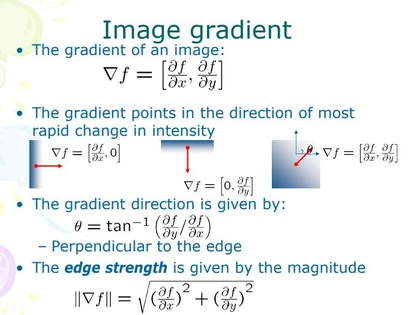
%> input picture Capture.JPG, 420 x 315 px, shrunk from 686 x 515 before the run
$ octave imagefusion.m   (GNU Octave 9; MATLAB toolbox functions it lacks are replaced by stand-ins)
%> lines starting %> are read from the running program, lines starting %| are printed output that depends on the picture
clc
clear all;
close all;


[I1]=imgetfile;
%> the answer given: Capture.JPG
[I2]=imgetfile;
%> the answer given: Capture.JPG
[I3]=imgetfile;
%> the answer given: Capture.JPG
i1=im2double(rgb2gray(imread(I1)));
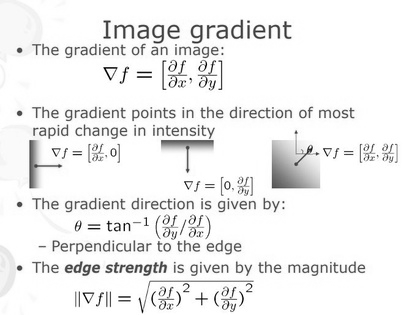
%> i1: size 315x420 double; min 0, max 1, mean 0.942
i2=im2double(rgb2gray(imread(I2)));
I3=im2double(rgb2gray(imread(I3)));
% [4 lines of commented-out code are left out]
[r,c]=size(i1);
%> r = 315; c = 420

%b1=edge(i1,'Roberts',0.01);
%b2=edge(i2,'Roberts',0.01);

k = [1 4 1; 0 0 0; -1 -4 -1];
H1 = conv2(double(i1),k, 'same');
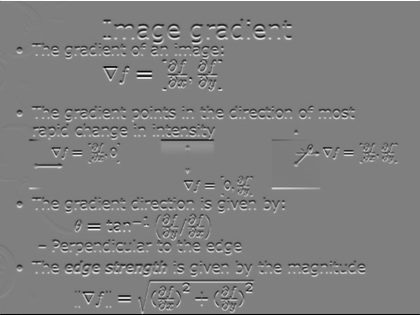
%> H1: size 315x420 double; min -6, max 6, mean 4.57e-05; drawn with min black and max white
V1 = conv2(double(i1),k','same');
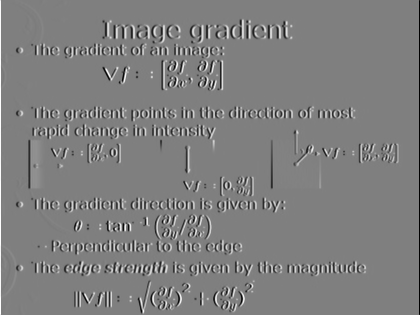
%> V1: size 315x420 double; min -6, max 6, mean 0.000347; drawn with min black and max white
E1 = sqrt(H1.*H1 + V1.*V1);
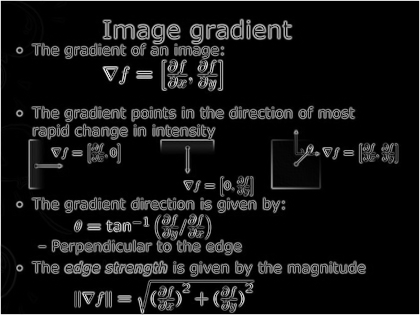
%> E1: size 315x420 double; min 0, max 7.07, mean 0.585; drawn with min black and max white

k2 = [1 4 1; 0 0 0; -1 -4 -1];
H2 = conv2(double(i2),k2, 'same');
V2 = conv2(double(i2),k2','same');
E2 = sqrt(H2.*H2 + V2.*V2);


[r1,c]=size(i1);
%> r1 = 315
i3(1:r1,1:c)=0;
%> i3: size 315x420 double; every value is 0

m=[1 1 1 1 1 1 1 1 1,1 1 1 1 1 1 1 1 1 ,1 1 1 1 1 1 1 1 1];
c1=entropyfilt(E1,m);
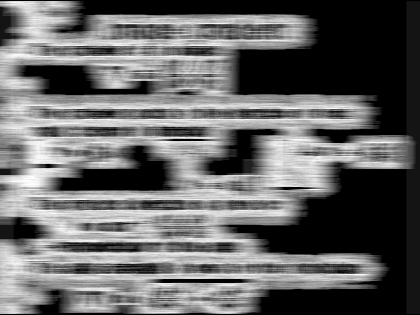
%> c1: size 315x420 double; min 0, max 4.68, mean 1.89; drawn with min black and max white
c2=entropyfilt(E2,m);
for i=1:r1
    for j=1:c
        if(c1(i,j)>=c2(i,j))
            i3(i,j)=i1(i,j);
        else
            i3(i,j)=i2(i,j);
        end
    end
end
i3=mat2gray(i3);
%i3=imsharpen(i3,'amount',.3);
figure,imshow(i3);
figure,imshow(I3-i3);
figure,imshow(i1);
figure,imshow(i2);
